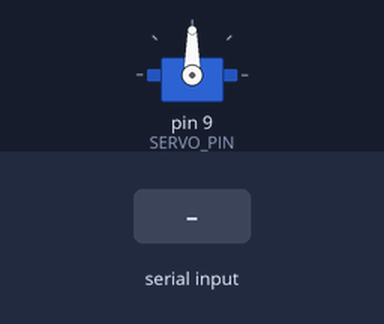
Bench run of a sketch on a simulated Arduino Uno, built with avr-gcc and run on an emulated ATmega328P. Shown: servo. The inputs (shaded band) are chosen by the test bench.

Above: at 1.2 s.
1.3 s: "R" received over Serial
At 1.8 s:
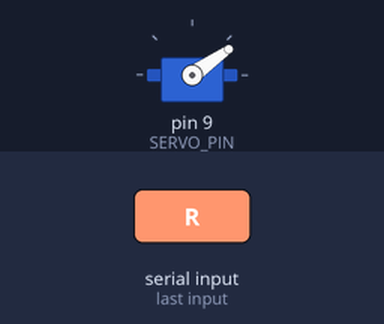
2.8 s: "B" received over Serial
At 4.0 s:
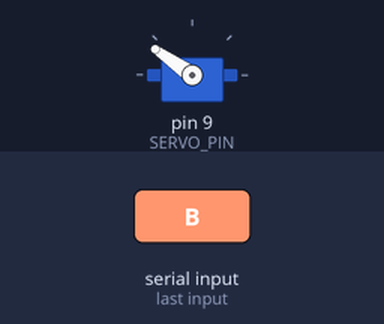
4.3 s: "G" received over Serial
At 5.2 s:
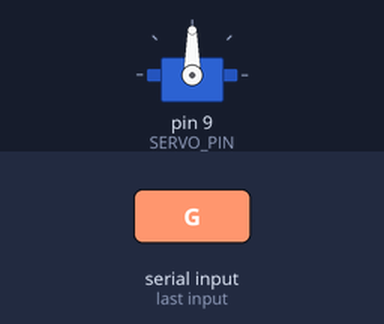
Timing chart, 0 to 7.3 s (numbered marks = the images above; inputs shaded):
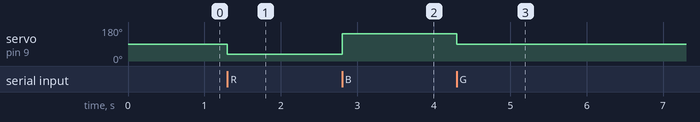

The sketch:

sorter_actuator.ino
```cpp
#include <Servo.h>

Servo diverter;
const uint8_t SERVO_PIN = 9;

// Placeholder positions: calibrate against the real mechanism.
const uint8_t RED_POS = 35;
const uint8_t GREEN_POS = 90;
const uint8_t BLUE_POS = 145;
const uint8_t NEUTRAL_POS = 90;

void setup() {
  Serial.begin(115200);
  diverter.attach(SERVO_PIN);
  diverter.write(NEUTRAL_POS);
}

void applyCommand(char c) {
  switch (c) {
    case 'R': diverter.write(RED_POS); break;
    case 'G': diverter.write(GREEN_POS); break;
    case 'B': diverter.write(BLUE_POS); break;
    case 'N': diverter.write(NEUTRAL_POS); break;
  }
}

void loop() {
  while (Serial.available()) {
    char c = Serial.read();
    applyCommand(c);
  }
}
```

Measured:
- after the input at 1.3 s, servo on pin 9 (SERVO_PIN): 90° → 35° at once
- after the input at 2.8 s, servo on pin 9 (SERVO_PIN): 35° → 145° at once
- after the input at 4.3 s, servo on pin 9 (SERVO_PIN): 145° → 90° at once
